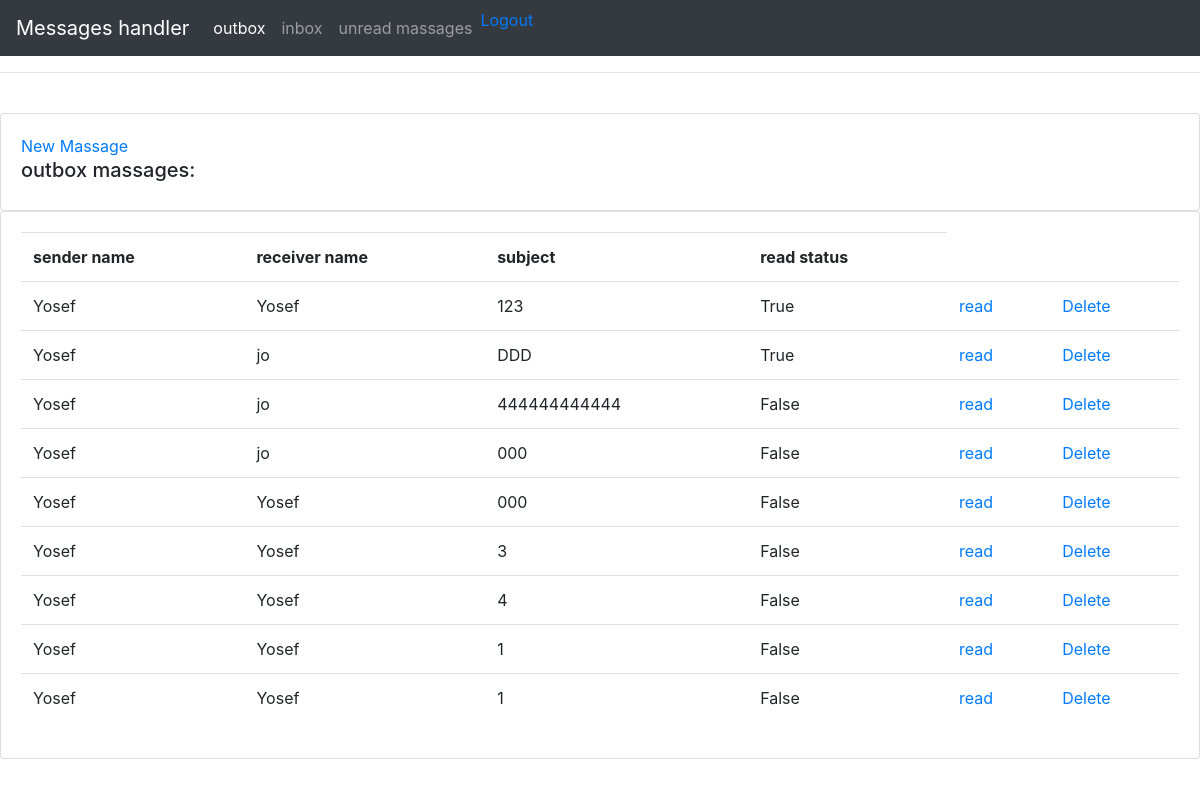
The page /outbox/ (signed in) on the database its author committed.
### APP/models.py (models this page shows)
class MASSAGE (models.Model):
    user = models.ForeignKey(User, on_delete=models.CASCADE, related_name='+')
    receiver = models.ForeignKey(User, on_delete=models.CASCADE, related_name='+')
    subject = models.CharField(null=True, max_length=200)
    massage = models.CharField(null=True, max_length=1000)
    date_created = models.DateTimeField(default=timezone.now)
    is_read = models.BooleanField(default=False)

### APP/views.py (the view)
# urls.py: path('outbox/', APP.views.outbox, name="outbox"),
def outbox(request):
    massages = MASSAGE.objects.filter(Q(user=request.user))
    return render(request, 'APP/outbox.html', {'massages': massages})

### APP/templates/APP/outbox.html
{% extends 'APP/main.html' %}
{% block content %}
		<br>
		<div class="row">
			<div class="col-md">
				<div class="card card-body">
                    <span ><a  class="hello-msg"  href="{% url 'create_massage' %}" >New Massage</a></span>
                    <h5>outbox massages:</h5>
				</div>
				<div class="card card-body">
					<table class="table">
						<tr>
							<th>sender name</th>
							<th>receiver name</th>
                            <th>subject</th>
                            <th>read status</th>
						</tr>
                        {% for i in massages %}
                            <tr>
                                 <td>{{ i.user }}</td>
                                 <td>{{ i.receiver }}</td>
                                 <td>{{ i.subject }} </td>
                                <td>{{ i.is_read }} </td>
                                <td> <a  href="{% url 'read_massage_outbox' i.id %}" >read </a></td>
                                 <td> <a href="{% url 'delete_massage_outbox' i.id %}" >Delete</a></td>
                            </tr>
                        {% endfor %}
					</table>
				</div>
			</div>
		</div>
{% endblock content %}

### APP/templates/APP/main.html (shortened to what this page needs)
<!DOCTYPE html>
<html lang="en">
<head>
    <link rel="stylesheet" href="https://cdn.jsdelivr.net/npm/bootstrap@4.3.1/dist/css/bootstrap.min.css">
</head>
<body>
    {% include 'APP/Navbar.html' %}
    <hr>
    {% block content %}
    {% endblock %}
</body>
</html>

### APP/templates/APP/Navbar.html (shortened to what this page needs)
<nav class="navbar navbar-expand-lg navbar-dark bg-dark">
  <a class="navbar-brand" href="#">Messages handler</a>
  <div class="collapse navbar-collapse" id="navbarNav">
    <ul class="navbar-nav">
      <li class="nav-item active">
        <a class="nav-link" href="{% url 'outbox' %}" >outbox</a>
      </li>
      <li class="nav-item">
        <a class="nav-link" href="{% url 'massages' %}" >inbox</a>
      </li>
      <li class="nav-item">
        <a class="nav-link" href="{% url 'unread' %}">unread massages  </a>
      </li>
  <span ><a  class="hello-msg" href="{% url 'logout' %}" >Logout</a></span>
    </ul>
  </div>
</nav>

### rows shown on the page
MASSAGE: user "Yosef", receiver "Yosef", subject "123", is_read "True"
MASSAGE: user "Yosef", receiver "jo", subject "DDD", is_read "True"
MASSAGE: user "Yosef", receiver "jo", subject "444444444444", is_read "False"
MASSAGE: user "Yosef", receiver "jo", subject "000", is_read "False"
MASSAGE: user "Yosef", receiver "Yosef", subject "000", is_read "False"
MASSAGE: user "Yosef", receiver "Yosef", subject "3", is_read "False"
MASSAGE: user "Yosef", receiver "Yosef", subject "4", is_read "False"
MASSAGE: user "Yosef", receiver "Yosef", subject "1", is_read "False"
MASSAGE: user "Yosef", receiver "Yosef", subject "1", is_read "False"
